Frame 1 (no input): blank canvas, image omitted
Frame 60 (the mouse pressed at the canvas centre just before this capture): blank canvas, image omitted
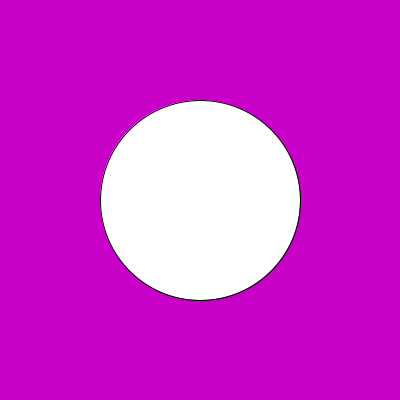
Frame 120 (the mouse held since frame 60 and released just before this capture)

The Processing sketch whose frames 1 and 60 were blank and that drew this single picture after the mouse press (run headless with seeded random() and noise(); from frame 60 on, the mouse is pressed at the canvas centre):

// Processing sketch: processing_156474
// ── processing_156474.pde

 
void setup() {
  size(400, 400);
  frameRate(20);
}
void draw() {
  background(mouseX, 0, mouseY);
  ellipse(width/2, height/2, mouseX, mouseY);
}
      
